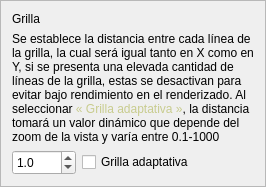
           <widget class="QFrame" name="frame_settingCard_a_4">
            <property name="maximumSize">
             <size>
              <width>16777215</width>
              <height>16777215</height>
             </size>
            </property>
            <property name="frameShape">
             <enum>QFrame::StyledPanel</enum>
            </property>
            <property name="frameShadow">
             <enum>QFrame::Raised</enum>
            </property>
            <property name="type_frame" stdset="0">
             <number>1</number>
            </property>
            <layout class="QVBoxLayout" name="verticalLayout_14">
             <item>
              <widget class="QLabel" name="label_settingSubtitle_a_4">
               <property name="text">
                <string>Grilla</string>
               </property>
               <property name="type_label" stdset="0">
                <number>3</number>
               </property>
              </widget>
             </item>
             <item>
              <widget class="QLabel" name="label_settingDescription_a_4">
               <property name="text">
                <string>&lt;html&gt;&lt;head/&gt;&lt;body&gt;&lt;p&gt;Se establece la distancia entre cada línea de la grilla, la cual será igual tanto en X como en Y, si se presenta una elevada cantidad de líneas de la grilla, estas se desactivan para evitar bajo rendimiento en el renderizado. Al seleccionar &lt;span style=&quot; color:#c8cc8e;&quot;&gt;« Grilla adaptativa »&lt;/span&gt;, la distancia tomará un valor dinámico que depende del zoom de la vista y varía entre 0.1-1000 &lt;/p&gt;&lt;/body&gt;&lt;/html&gt;</string>
               </property>
               <property name="wordWrap">
                <bool>true</bool>
               </property>
               <property name="type_label" stdset="0">
                <number>4</number>
               </property>
              </widget>
             </item>
             <item>
              <layout class="QHBoxLayout" name="horizontalLayout_25">
               <item>
                <widget class="QDoubleSpinBox" name="doubleSpinBox_grid_spacing">
                 <property name="minimumSize">
                  <size>
                   <width>60</width>
                   <height>25</height>
                  </size>
                 </property>
                 <property name="decimals">
                  <number>1</number>
                 </property>
                 <property name="minimum">
                  <double>0.100000000000000</double>
                 </property>
                 <property name="maximum">
                  <double>1000.000000000000000</double>
                 </property>
                 <property name="singleStep">
                  <double>1.000000000000000</double>
                 </property>
                 <property name="value">
                  <double>1.000000000000000</double>
                 </property>
                 <property name="type_spinBox" stdset="0">
                  <number>1</number>
                 </property>
                </widget>
               </item>
               <item>
                <widget class="QCheckBox" name="checkBox_grid_adaptative">
                 <property name="text">
                  <string>Grilla adaptativa</string>
                 </property>
                </widget>
               </item>
               <item>
                <spacer name="horizontalSpacer_a_4">
                 <property name="orientation">
                  <enum>Qt::Horizontal</enum>
                 </property>
                 <property name="sizeHint" stdset="0">
                  <size>
                   <width>40</width>
                   <height>20</height>
                  </size>
                 </property>
                </spacer>
               </item>
              </layout>
             </item>
            </layout>
           </widget>
